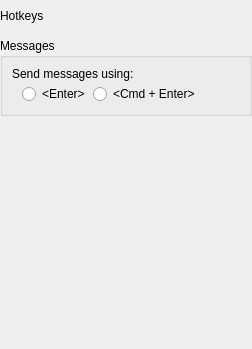
       <widget class="QWidget" name="pageHotkeys">
        <layout class="QVBoxLayout" name="verticalLayout_34">
         <property name="leftMargin">
          <number>0</number>
         </property>
         <property name="topMargin">
          <number>0</number>
         </property>
         <property name="rightMargin">
          <number>0</number>
         </property>
         <property name="bottomMargin">
          <number>0</number>
         </property>
         <item>
          <widget class="QLabel" name="lblHotkeysPage">
           <property name="minimumSize">
            <size>
             <width>0</width>
             <height>32</height>
            </size>
           </property>
           <property name="maximumSize">
            <size>
             <width>16777215</width>
             <height>32</height>
            </size>
           </property>
           <property name="frameShape">
            <enum>QFrame::NoFrame</enum>
           </property>
           <property name="text">
            <string>Hotkeys</string>
           </property>
          </widget>
         </item>
         <item>
          <widget class="QGroupBox" name="grpMsgHotkeys">
           <property name="title">
            <string>Messages</string>
           </property>
           <layout class="QVBoxLayout" name="verticalLayout_33">
            <item>
             <layout class="QVBoxLayout" name="verticalLayout_32">
              <property name="spacing">
               <number>3</number>
              </property>
              <item>
               <widget class="QLabel" name="lblSendModDesc">
                <property name="text">
                 <string>Send messages using:</string>
                </property>
               </widget>
              </item>
              <item>
               <layout class="QHBoxLayout" name="horizontalLayout_26">
                <item>
                 <spacer name="horizontalSpacer_24">
                  <property name="orientation">
                   <enum>Qt::Horizontal</enum>
                  </property>
                  <property name="sizeType">
                   <enum>QSizePolicy::Fixed</enum>
                  </property>
                  <property name="sizeHint" stdset="0">
                   <size>
                    <width>10</width>
                    <height>20</height>
                   </size>
                  </property>
                 </spacer>
                </item>
                <item>
                 <widget class="QRadioButton" name="rdbEnter">
                  <property name="text">
                   <string>&lt;Enter&gt;</string>
                  </property>
                 </widget>
                </item>
                <item>
                 <widget class="QRadioButton" name="rdbCmdEnter">
                  <property name="text">
                   <string>&lt;Cmd + Enter&gt;</string>
                  </property>
                 </widget>
                </item>
                <item>
                 <spacer name="horizontalSpacer_25">
                  <property name="orientation">
                   <enum>Qt::Horizontal</enum>
                  </property>
                  <property name="sizeHint" stdset="0">
                   <size>
                    <width>40</width>
                    <height>20</height>
                   </size>
                  </property>
                 </spacer>
                </item>
               </layout>
              </item>
             </layout>
            </item>
           </layout>
          </widget>
         </item>
         <item>
          <spacer name="verticalSpacer_10">
           <property name="orientation">
            <enum>Qt::Vertical</enum>
           </property>
           <property name="sizeHint" stdset="0">
            <size>
             <width>20</width>
             <height>233</height>
            </size>
           </property>
          </spacer>
         </item>
        </layout>
       </widget>
